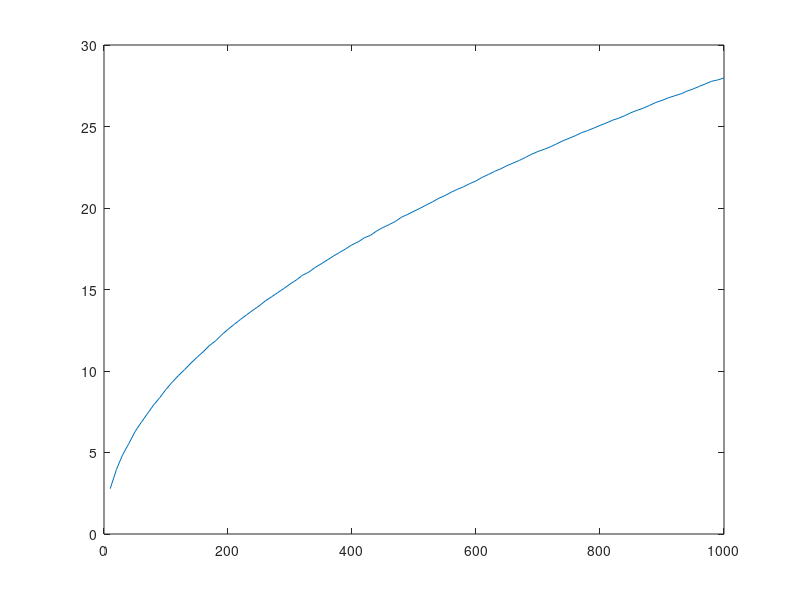

This figure's MATLAB source:
cols = 1000;
nfft = 1024;
rows = round(linspace(10,1000));
avgpower = zeros(size(rows));

for nr = 1:length(rows)
    white_noise = randn(rows(nr), cols); % zero mean gaussian white noise
    white_noise_fft = fft(white_noise, nfft);
    avgpower(nr) = mean(mean(abs(white_noise_fft)));
end

plot(rows, avgpower)

% looks sorta like sqrt(rows) but grows slightly slower
